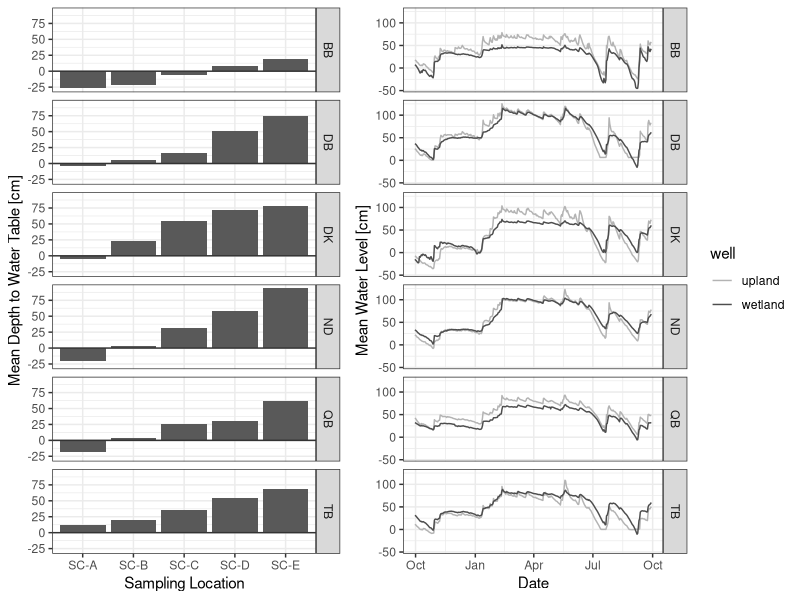

This figure's R source:
#~~~~~~~~~~~~~~~~~~~~~~~~~~~~~~~~~~~~~~~~~~~~~~~~~~~~~~~~~~~~~~~~~~~~~~~~~~~~~~~
#Title: Plotting!!!
#Coder: C. Nate Jones (cnjones7@ua.edu)
#Date: 3/5/2020
#Purpose: Vizulaziation of depth to water table calculations
#~~~~~~~~~~~~~~~~~~~~~~~~~~~~~~~~~~~~~~~~~~~~~~~~~~~~~~~~~~~~~~~~~~~~~~~~~~~~~~~

# 1.0 Setup Workspace-----------------------------------------------------------
#Clear memory 
remove(list=ls())

#load appropriate packages
library(gridExtra)
library(lubridate)
library(tidyverse)

#load data
level<-read_csv("data/waterLevel_cleaned.csv")
depth<-read_csv("data/DepthToWaterTable.csv")

#2.0 Barplot of mean depth to water table---------------------------------------
bar_plot<-depth %>%
  #Filter to site [SC for Kelly's and AIK for Anna's]
  filter(str_detect(station,"SC")) %>%
  #Convert depth to cm
  mutate(d_n = d_n*100) %>%
  #Estimate mean annual depths
  group_by(station, wetland) %>% summarise(Depth= mean(d_n, na.rm=T)) %>%
  #Plot
  ggplot(aes(x=station, y=Depth)) +
    #Add barplot
    geom_bar(stat="identity") + 
    #Add line for zero
    geom_hline(yintercept = 0, col="grey20") +
    #Facet
    facet_grid(rows=vars(wetland)) +
    #Theme information
    theme_bw() + 
      labs(y="Mean Depth to Water Table [cm]", 
           x= "Sampling Location")

#Time series plot of water level------------------------------------------------
#Tidy water level data~~~~~~~~~~~~~~~~~~~~~~~~~~~~~~~~~~~~~~~~~~~~~~~~~~~~~~~~~~
level<-level %>%
  #Remove Auxilery Upland Wells
  filter(!str_detect(site,'2'), 
         !str_detect(site,'3'), 
         !str_detect(site,'DF'), 
         !str_detect(site,'GR')) %>%
  #Define wetland and well type
  mutate(well = if_else(str_detect(site,"Wetland"), 
                        'wetland', 
                        'upland'),
         site = substr(site,1,2)) %>%
  #Select relevant collumns
  select(site, well, day, waterLevel)

#Plot~~~~~~~~~~~~~~~~~~~~~~~~~~~~~~~~~~~~~~~~~~~~~~~~~~~~~~~~~~~~~~~~~~~~~~~~~~~
ts_plot<-level %>% 
  mutate(waterLevel=waterLevel*100) %>%
  filter(site!="GN") %>%
  ggplot(aes(day, waterLevel, color = well, linetype=well)) +
    geom_line() +
    facet_grid(rows=vars(site))+
    theme_bw() +
      labs(y="Mean Water Level [cm]", 
           x= "Date")+
      scale_linetype_manual(values=c(1,1)) +
      scale_color_manual(values=c('grey70','grey30')) + 
      scale_x_date(date_labels =  "%b")

#3.0 Print plots----------------------------------------------------------------
grid.arrange(bar_plot,ts_plot,nrow=1,widths = c(1,1.3))
